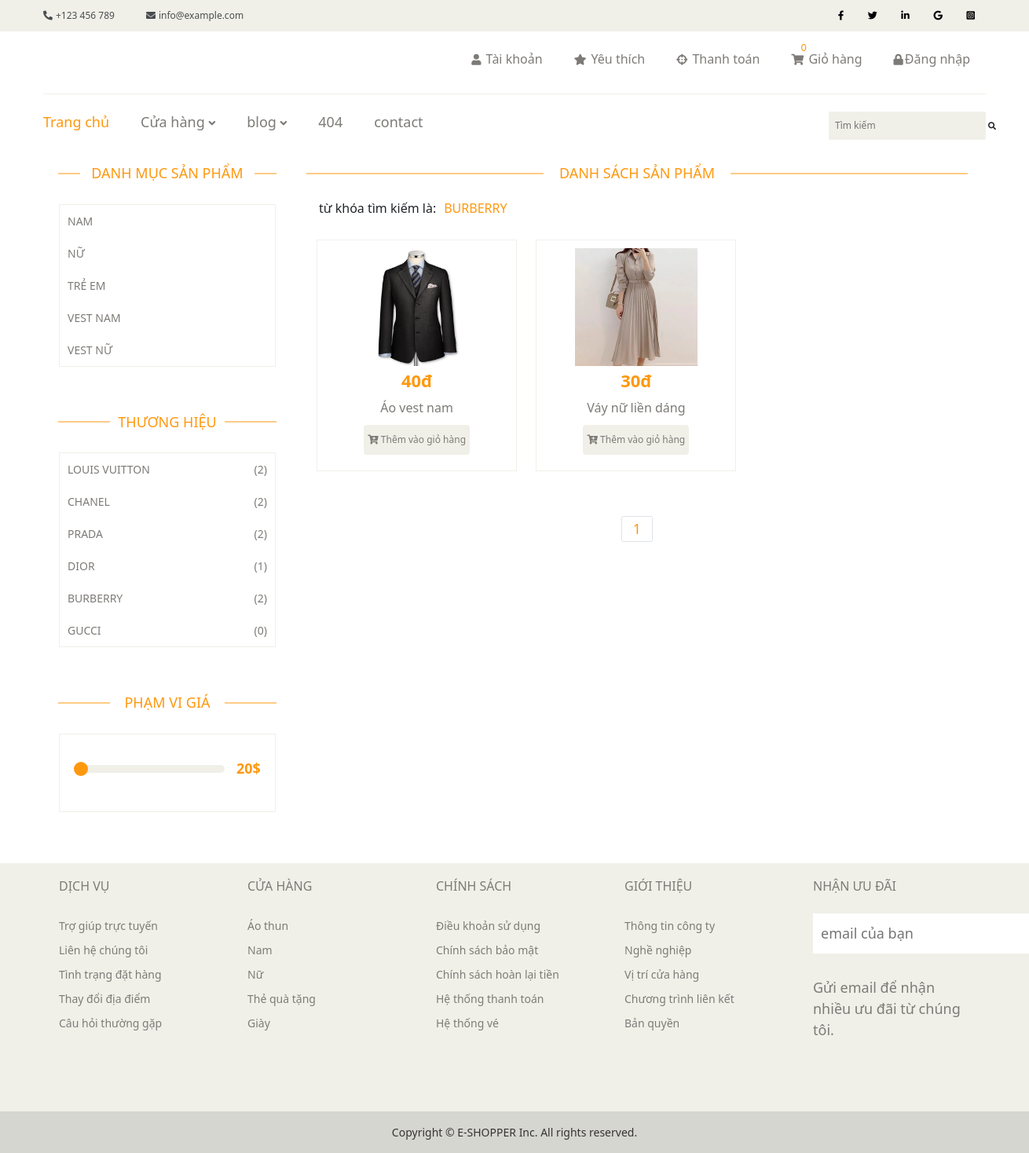
Page /?mod=search&keyword=BURBERRY&id_brand=5 on the committed database.
### tables this page shows
CREATE TABLE `category` (
  `id_category` int(11) NOT NULL,
  `name_category` varchar(50) NOT NULL
);

CREATE TABLE `brand` (
  `brand_id` int(11) NOT NULL,
  `brand_name` varchar(50) NOT NULL
);

CREATE TABLE `product` (
  `id_product` int(11) NOT NULL,
  `name_product` varchar(50) NOT NULL,
  `description_product` varchar(5000) NOT NULL,
  `price` varchar(50) NOT NULL,
  `image` varchar(200) NOT NULL,
  `id_category` int(11) NOT NULL,
  `id_brand` int(11) NOT NULL
);

### libraries/database.php (called while the page is built, shortened)
<?php
function db_query($query_string) {
    global $conn;
    $result = mysqli_query($conn, $query_string);
    return $result;
}
function db_fetch_array($query_string) {
    $result = array();
    $mysqli_result = db_query($query_string);
    while ($row = mysqli_fetch_assoc($mysqli_result)) {
        $result[] = $row;
    }
    return $result;
}
function db_num_rows($query_string) {
    $mysqli_result = db_query($query_string);
	return mysqli_num_rows($mysqli_result);
}

### modules/search/controllers/indexController.php (called while the page is built, shortened)
<?php
function indexAction() {
    load_view('index');
}

### core/router.php (called while the page is built, shortened)
<?php
$action_name = get_action().'Action';
call_function(array('construct', $action_name));

### core/appload.php (called while the page is built, shortened)
<?php
require CONFIGPATH . DIRECTORY_SEPARATOR . 'database.php';
require LIBPATH . DIRECTORY_SEPARATOR . 'database.php';
require COREPATH . DIRECTORY_SEPARATOR . 'base.php';
require COREPATH . DIRECTORY_SEPARATOR . 'router.php';

### index.php (called while the page is built, shortened)
<?php
require COREPATH.DIRECTORY_SEPARATOR.'appload.php';

### helper/category.php (called while the page is built)
<?php
function get_list_category()
{
    $result = db_fetch_array("SELECT * FROM `category`");
    return $result;
}

### helper/brand.php (called while the page is built)
<?php
function get_list_brand()
{
    $result = db_fetch_array("SELECT * FROM `brand`");
    return $result;
}

### helper/product.php (called while the page is built)
<?php
function get_product_by_brand_id($name){
    $result = db_num_rows("SELECT * FROM `product` INNER JOIN `brand`
    ON product.id_brand = brand.brand_id WHERE brand.brand_name = $name");
    return $result;
}

### helper/format.php (called while the page is built)
<?php
function currency_format($number, $suffix = 'đ'){
    return number_format($number).$suffix;
}

### modules/search/views/indexView.php (the view, shortened to what this page needs)
<?php
$id_brand = (int)isset($_GET['id_brand']) ? $_GET['id_brand']: "";
$brands = get_brand($id_brand);
$item_per_page = 3;
$current_page = !empty($_GET['page']) ? $_GET['page'] : 1;
$offset = ($current_page - 1) * $item_per_page;
if ($id_brand) {
    foreach($brands as $brand) {
        $list_product =  get_product_by_brand_name($brand['brand_name'], $item_per_page,
        $current_page, $offset);
        $all_product = get_num_product_by_brand_id($brand['brand_name']);
    }
}
?>
<div class="content">
    <?php get_sidebar(); ?>
    <div class="content__product">
        <div class="content__product-container">
            <h2 class="content__product-title">Danh sách sản phẩm</h2>
            <nav class="key-search">từ khóa tìm kiếm là:
                <p><?= isset($_GET['keyword']) ? $_GET['keyword'] : "" ?></p>
            </nav>
            <div class="content__product-items">
                <?php if (!$list_product) : ?>
                    <h2 class="no__product">
                        Không có sản phẩm tìm kiếm vui lòng chọn các sản phẩm có sẵn khác
                    </h2>
                <?php else : ?>
                    <?php foreach ($list_product as $item) : ?>
                        <div class="content__product-item">
                            <a href="" class="content__product-img__link">
                                <img src="<?= $item['image'] ?>" alt="" class="content__product-img img-product">
                            </a>
                            <h4 class="content__product-price price-product">
                                <?= currency_format($item['price']) ?></h4>
                            <p class="content__product-name name-product"><?= $item['name_product'] ?></p>
                            <a href="?mod=cart&id=<?= $item['id_product'] ?>" class="content__product-add__cart btn__add-cart">
                                <i class="fas fa-cart-plus"></i> Thêm vào giỏ hàng
                            </a>
                        </div>
                    <?php endforeach; ?>
                <?php endif; ?>
                <nav class="Page navigation example">
                    <ul class="pagination">
                    </ul>
                </nav>
            </div>
        </div>
    </div>
</div>
</div>

### core/base.php (shortened to what this page needs)
<?php
function get_module()
{
    global $config;
    $module = isset($_GET['mod']) ? $_GET['mod'] : $config['default_module'];
    return $module;
}
function load($type, $name)
{
    if ($type == 'helper')
        $path = HELPERPATH . DIRECTORY_SEPARATOR . "{$name}.php";
}
function call_function($list_function = array())
{
    if (is_array($list_function)) {
        foreach ($list_function as $f) {
            if (function_exists($f())) {
                $f();
            }
        }
    }
}
function load_view($name, $data_send = array())
{
    $data = $data_send;
    $path = MODULESPATH . DIRECTORY_SEPARATOR . get_module() . DIRECTORY_SEPARATOR . 'views' . DIRECTORY_SEPARATOR . $name . 'View.php';
    if (file_exists($path)) {
        require $path;
    } else {
        echo "Không tìm thấy {$path}";
    }
}
function get_header($name = '')
{
    global $data;
    if (empty($name)) {
        $name = 'header';
    } else {
        $name = "header-{$name}";
    }
    $path = LAYOUTPATH . DIRECTORY_SEPARATOR . $name . '.php';
    if (file_exists($path)) {
        if (is_array($data)) {
            foreach ($data as $key => $a) {
                $$key = $a;
            }
        }
        require $path;
    } else {
        echo "Không tìm thấy {$path}";
    }
}
function get_contact($name = '')
{
    global $data;
    if (empty($name)) {
        $name = 'contact';
    } else {
        $name = "contact-{$name}";
    }
    $path = LAYOUTPATH . DIRECTORY_SEPARATOR . $name . '.php';
    if (file_exists($path)) {
        if (is_array($data)) {
            foreach ($data as $key => $a) {
                $$key = $a;
            }
        }
        require $path;
    } else {
        echo "Không tìm thấy {$path}";
    }
}
function get_footer($name = '')
{
    global $data;
    if (empty($name)) {
        $name = 'footer';
    } else {
        $name = "footer-{$name}";
    }
    $path = LAYOUTPATH . DIRECTORY_SEPARATOR . $name . '.php';
    if (file_exists($path)) {
        if (is_array($data)) {
            foreach ($data as $key => $a) {
                $$key = $a;
            }
        }
        require $path;
    } else {
        echo "Không tìm thấy {$path}";
    }
}
function get_menu($name = '')
{
    global $data;
    if (empty($name)) {
        $name = 'menu';
    } else {
        $name = "menu-{$name}";
    }
    $path = LAYOUTPATH . DIRECTORY_SEPARATOR . $name . '.php';
    if (file_exists($path)) {
        if (is_array($data)) {
            foreach ($data as $key => $a) {
                $$key = $a;
            }
        }
        require $path;
    } else {
        echo "Không tìm thấy {$path}";
    }
}
function get_header_template($name = '')
{
    global $data;
    if (empty($name)) {
        $name = 'header_template';
    } else {
        $name = "header_template-{$name}";
    }
    $path = LAYOUTPATH . DIRECTORY_SEPARATOR . $name . '.php';
    if (file_exists($path)) {
        if (is_array($data)) {
            foreach ($data as $key => $a) {
                $$key = $a;
            }
        }
        require $path;
    } else {
        echo "Không tìm thấy {$path}";
    }
}
function get_footer_template($name = '')
{
    global $data;
    if (empty($name)) {
        $name = 'footer_template';
    } else {
        $name = "footer_template-{$name}";
    }
    $path = LAYOUTPATH . DIRECTORY_SEPARATOR . $name . '.php';
    if (file_exists($path)) {
        if (is_array($data)) {
            foreach ($data as $key => $a) {
                $$key = $a;
            }
        }
        require $path;
    } else {
        echo "Không tìm thấy {$path}";
    }
}
function get_sidebar($name = '')
{
    if (empty($name)) {
        $name = 'sidebar';
    } else {
        $name = "sidebar-{$name}";
    }
    $path = LAYOUTPATH . DIRECTORY_SEPARATOR . $name . '.php';
    if (file_exists($path)) {
        require $path;
    } else {
        echo "Không tìm thấy {$path}";
    }
}
function get_copyright($name = '')
{
    global $data;
    if (empty($name)) {
        $name = 'copyright';
    } else {
        $name = "copyright-{$name}";
    }
    $path = LAYOUTPATH . DIRECTORY_SEPARATOR . $name . '.php';
    if (file_exists($path)) {
        if (is_array($data)) {
            foreach ($data as $key => $a) {
                $$key = $a;
            }
        }
        require $path;
    } else {
        echo "Không tìm thấy {$path}";
    }
}

### layout/sidebar.php (shortened to what this page needs)
<?php
$categorys = get_list_category();
$brand = get_list_brand();
?>
<div class="content__navbar">
    <div class="content__category">
        <h2 class="content__category-title">Danh mục sản phẩm</h2>
        <ul class="content__category-item">
            <?php foreach ($categorys as $category):?>
                <li class="content__category-list">
                    <a href="?mod=search&keyword=<?= $category['name_category'] ?>" class="content__category-link">
                        <?= $category['name_category'] ?>
                    </a>
                </li>
            <?php endforeach ?>
        </ul>
    </div>
    <div class="content__brand">
        <h2 class="content__brand-title">Thương hiệu</h2>
        <ul class="content__brand-item">
            <?php foreach ($brand as $item) : ?>
                <?php
                    $name = $item['brand_name'];
                    $product_by_brand_id = get_product_by_brand_id("'$name'");
                ?>
                <li class="content__brand-list">
                    <a href="?mod=search&keyword=<?=$item['brand_name']?>&id_brand=<?=$item['brand_id']?>" class="content__brand-link">
                        <?= $item['brand_name'] ?>
                        <nav class="content__brand-qty">(<?=$product_by_brand_id?>)</nav>
                    </a>
                </li>
            <?php endforeach; ?>
        </ul>
    </div>
    <div class="content__price">
        <h2 class="content__price-title">Phạm vi giá</h2>
        <div class="content__price-range">
            <div class="content__slide-track">
                <input type="range" class="content__slide-range" min="0" max="95" value="20">
            </div>
            <div class="content__value"></div>
        </div>
    </div>
    <div class="content__banner">
    </div>
</div>

### public/css/base.css (style rules this page uses)
:root { --white-color: #fff; --black-color: #000000; --text-color: #7d7b77; --primary-color: #fe980f; --border-color: #f0f0e9; --navi-color: #c2c2c1; }
* { padding: 0; margin: 0; box-sizing: inherit; }
html { font-size: 62.5%; line-height: 1.6rem; font-family: 'Roboto', sans-serif; font-family: 'Roboto Condensed', sans-serif; box-sizing: border-box; }
a { text-decoration: none; }
.btn__add-cart { text-decoration: none; background-color: var(--border-color); color: var(--text-color); font-size: 1.2rem; display: inline-block; font-weight: 450; padding: 10px 5px; margin-bottom: 20px; border-radius: 4px; transition: all 0.2s ease-in-out; }
.img-product { width: 70%; height: 150px; margin-top: 10px; }
.name-product { font-size: 1.6rem; color: var(--text-color); }
.price-product { font-size: 2.2rem; font-weight: bold; color: var(--primary-color); padding: 5px 0; }

### rows in the picture
category: name_category "NAM"
category: name_category "NỮ"
category: name_category "TRẺ EM"
category: name_category "VEST NAM"
category: name_category "VEST NỮ"
brand: brand_name "LOUIS VUITTON", product_by_brand_id "2"
brand: brand_name "CHANEL", product_by_brand_id "2"
brand: brand_name "PRADA", product_by_brand_id "2"
brand: brand_name "DIOR", product_by_brand_id "1"
brand: brand_name "BURBERRY", product_by_brand_id "2"
brand: brand_name "GUCCI", product_by_brand_id "0"
product: image (picture), price "40đ", name_product "Áo vest nam"
product: image (picture), price "30đ", name_product "Váy nữ liền dáng"
